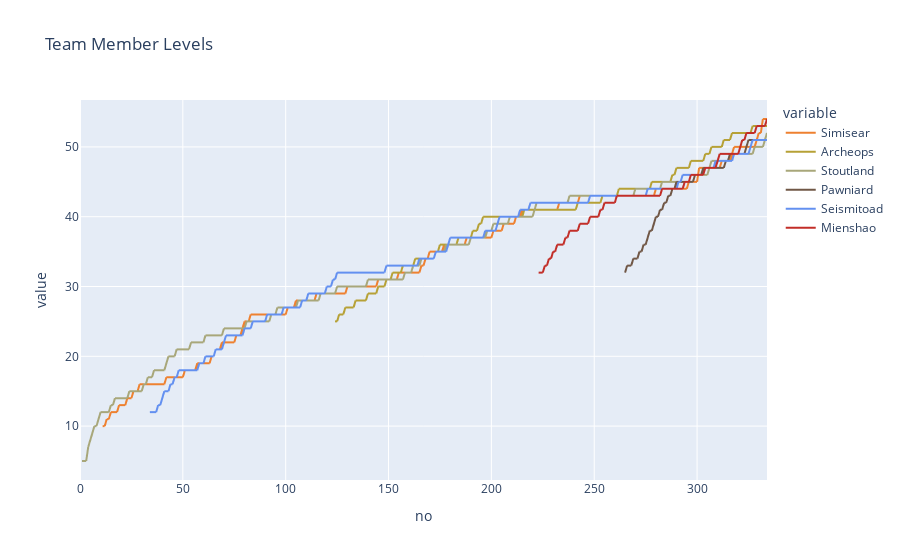

The cell this chart's notebook holds for it:
### Code cell
max_event_no = data['no'].max()
team_levels = (
    data
    .pivot_table(values='level',index=['no','location_name'],columns='team_member',aggfunc='max')
    .reset_index()
    .set_index('no')
    .reindex(np.arange(data.index.min(),max_event_no+1))
    .rename(columns={'location_name':'_location_name'})
)
team_levels[list(team)] = team_levels[list(team)].ffill()
display(team_levels)
(px
    .line(team_levels,
        x=team_levels.index,
        y=list(team),
        color_discrete_map=team_member_color_discrete_map,
        title=f"Team Member Levels")
    .update_layout(hovermode='x')
    .update_traces(hovertemplate="%{y}")
)

### Figure 1 — Plotly figure (JSON) as saved in the notebook; plotly's stock layout.template omitted (floating-point values rounded to 4 significant figures; data arrays with more than 128 entries replaced by an {"elided": "..."} marker saying what was removed)
{"data": [{"hovertemplate": "%{y}", "legendgroup": "Simisear", "line": {"color": "#EE8130", "dash": "solid"}, "marker": {"symbol": "circle"}, "mode": "lines", "name": "Simisear", "showlegend": true, "type": "scattergl", "x": {"elided": "335 int values"}, "xaxis": "x", "y": {"elided": "335 int values"}, "yaxis": "y"}, {"hovertemplate": "%{y}", "legendgroup": "Archeops", "line": {"color": "#B6A136", "dash": "solid"}, "marker": {"symbol": "circle"}, "mode": "lines", "name": "Archeops", "showlegend": true, "type": "scattergl", "x": {"elided": "335 int values"}, "xaxis": "x", "y": {"elided": "335 int values"}, "yaxis": "y"}, {"hovertemplate": "%{y}", "legendgroup": "Stoutland", "line": {"color": "#A8A77A", "dash": "solid"}, "marker": {"symbol": "circle"}, "mode": "lines", "name": "Stoutland", "showlegend": true, "type": "scattergl", "x": {"elided": "335 int values"}, "xaxis": "x", "y": {"elided": "335 int values"}, "yaxis": "y"}, {"hovertemplate": "%{y}", "legendgroup": "Pawniard", "line": {"color": "#705746", "dash": "solid"}, "marker": {"symbol": "circle"}, "mode": "lines", "name": "Pawniard", "showlegend": true, "type": "scattergl", "x": {"elided": "335 int values"}, "xaxis": "x", "y": {"elided": "335 int values"}, "yaxis": "y"}, {"hovertemplate": "%{y}", "legendgroup": "Seismitoad", "line": {"color": "#6390F0", "dash": "solid"}, "marker": {"symbol": "circle"}, "mode": "lines", "name": "Seismitoad", "showlegend": true, "type": "scattergl", "x": {"elided": "335 int values"}, "xaxis": "x", "y": {"elided": "335 int values"}, "yaxis": "y"}, {"hovertemplate": "%{y}", "legendgroup": "Mienshao", "line": {"color": "#C22E28", "dash": "solid"}, "marker": {"symbol": "circle"}, "mode": "lines", "name": "Mienshao", "showlegend": true, "type": "scattergl", "x": {"elided": "335 int values"}, "xaxis": "x", "y": {"elided": "335 int values"}, "yaxis": "y"}], "layout": {"hovermode": "x", "legend": {"title": {"text": "variable"}, "tracegroupgap": 0}, "title": {"text": "Team Member Levels"}, "xaxis": {"anchor": "y", "domain": [0, 1], "title": {"text": "no"}}, "yaxis": {"anchor": "x", "domain": [0, 1], "title": {"text": "value"}}}}
